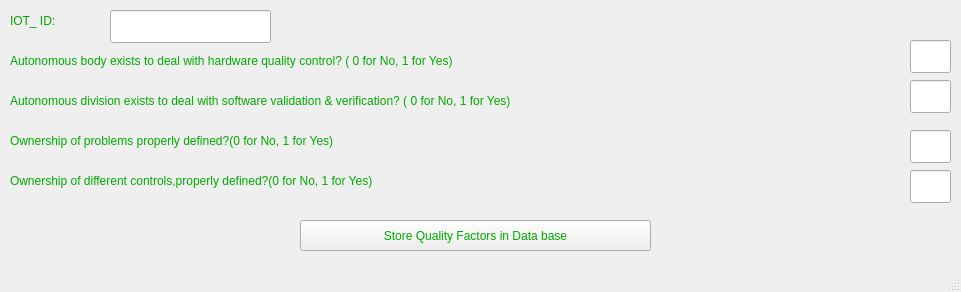
<?xml version="1.0" encoding="UTF-8"?>
<ui version="4.0">
 <class>MainWindow</class>
 <widget class="QMainWindow" name="MainWindow">
  <property name="geometry">
   <rect>
    <x>0</x>
    <y>0</y>
    <width>961</width>
    <height>292</height>
   </rect>
  </property>
  <property name="windowTitle">
   <string>Quality Factors</string>
  </property>
  <property name="styleSheet">
   <string notr="true">color: rgb(0, 170, 0);
font: 75 12pt &quot;MS Shell Dlg 2&quot;;</string>
  </property>
  <widget class="QWidget" name="centralwidget">
   <widget class="QPushButton" name="pushButton">
    <property name="geometry">
     <rect>
      <x>300</x>
      <y>220</y>
      <width>351</width>
      <height>31</height>
     </rect>
    </property>
    <property name="text">
     <string>Store Quality Factors in Data base</string>
    </property>
   </widget>
   <widget class="QLineEdit" name="lineEdit_4">
    <property name="geometry">
     <rect>
      <x>910</x>
      <y>40</y>
      <width>41</width>
      <height>33</height>
     </rect>
    </property>
   </widget>
   <widget class="QLabel" name="label_4">
    <property name="geometry">
     <rect>
      <x>10</x>
      <y>50</y>
      <width>881</width>
      <height>21</height>
     </rect>
    </property>
    <property name="text">
     <string>Autonomous body exists to deal with hardware quality control? ( 0 for No, 1 for Yes)</string>
    </property>
   </widget>
   <widget class="QLineEdit" name="lineEdit_5">
    <property name="geometry">
     <rect>
      <x>910</x>
      <y>80</y>
      <width>41</width>
      <height>33</height>
     </rect>
    </property>
   </widget>
   <widget class="QLineEdit" name="lineEdit_6">
    <property name="geometry">
     <rect>
      <x>910</x>
      <y>130</y>
      <width>41</width>
      <height>33</height>
     </rect>
    </property>
   </widget>
   <widget class="QLabel" name="label_6">
    <property name="geometry">
     <rect>
      <x>10</x>
      <y>90</y>
      <width>881</width>
      <height>21</height>
     </rect>
    </property>
    <property name="text">
     <string>Autonomous division exists to deal with software validation &amp; verification? ( 0 for No, 1 for Yes)</string>
    </property>
   </widget>
   <widget class="QLabel" name="label_7">
    <property name="geometry">
     <rect>
      <x>10</x>
      <y>130</y>
      <width>881</width>
      <height>21</height>
     </rect>
    </property>
    <property name="text">
     <string>Ownership of problems properly defined?(0 for No, 1 for Yes)</string>
    </property>
   </widget>
   <widget class="QLabel" name="label_5">
    <property name="geometry">
     <rect>
      <x>10</x>
      <y>10</y>
      <width>131</width>
      <height>21</height>
     </rect>
    </property>
    <property name="text">
     <string>IOT_ ID:</string>
    </property>
   </widget>
   <widget class="QLineEdit" name="lineEdit_9">
    <property name="geometry">
     <rect>
      <x>110</x>
      <y>10</y>
      <width>161</width>
      <height>33</height>
     </rect>
    </property>
   </widget>
   <widget class="QLabel" name="label_8">
    <property name="geometry">
     <rect>
      <x>10</x>
      <y>170</y>
      <width>881</width>
      <height>21</height>
     </rect>
    </property>
    <property name="text">
     <string>Ownership of different controls,properly defined?(0 for No, 1 for Yes)</string>
    </property>
   </widget>
   <widget class="QLineEdit" name="lineEdit_7">
    <property name="geometry">
     <rect>
      <x>910</x>
      <y>170</y>
      <width>41</width>
      <height>33</height>
     </rect>
    </property>
   </widget>
   <widget class="QLabel" name="label">
    <property name="geometry">
     <rect>
      <x>-10</x>
      <y>-200</y>
      <width>991</width>
      <height>681</height>
     </rect>
    </property>
    <property name="text">
     <string/>
    </property>
    <property name="pixmap">
     <pixmap>../Users/yuvar/Downloads/johannes-plenio-2TQwrtZnl08-unsplash.jpg</pixmap>
    </property>
   </widget>
   <zorder>label</zorder>
   <zorder>pushButton</zorder>
   <zorder>lineEdit_4</zorder>
   <zorder>label_4</zorder>
   <zorder>lineEdit_5</zorder>
   <zorder>lineEdit_6</zorder>
   <zorder>label_6</zorder>
   <zorder>label_7</zorder>
   <zorder>label_5</zorder>
   <zorder>lineEdit_9</zorder>
   <zorder>label_8</zorder>
   <zorder>lineEdit_7</zorder>
  </widget>
  <widget class="QStatusBar" name="statusbar"/>
 </widget>
 <resources/>
 <connections/>
</ui>
